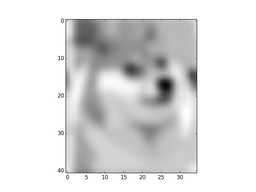
#> input picture punto_1/SoportePunto1/ImagenesSoporte/asa.png, 256 x 192 px, shrunk from 800 x 600 before the run
$ python gauss.py ImagenesSoporte/asa.png 1.0   (Python 2 division)
#> lines starting #> are read from the running program, lines starting #| are printed output that depends on the picture
import numpy as np
import matplotlib.pyplot as plt
import sys

from scipy import fftpack

#Info input by user en forma de lista
#[0] nombre del .py - [1] nombre imagen - [2] ancho de gausiana
inn = sys.argv
name = inn[1]
wd = float(inn[2])


# covertir imagen del input a un array
arr = plt.imread(name)
#> arr is the input picture: shape (192, 256, 4) float32; mean R, G, B, A 0.874, 0.874, 0.874, 1
print(np.shape(arr))
#| (192, 256, 4)

#Dimensiones imagen
#(y,x,capas)
(YY, XX, capas) = np.shape(arr)
#> YY = 192; XX = 256; capas = 4
print YY
#| 192
print XX
#| 256

#Funcion que define gausiana del suavizado
#Param:coordenada x, y y el ancho, centrada en (cx,cy)
#Return:punto de gausiana resultante
def gauss(x,y,anc,cx,cy):
    c = anc
    #normalizacion
    a = 1/float(c*c*2*np.pi)

    ux = (x-cx)*(x-cx)
    uy = (y-cy)*(y-cy)

    ff = ux/float(2*c*c)
    gg = uy/float(2*c*c)

    ee = np.exp(-(ff+gg))
    sol = a*ee
    return sol

#determinar centrado de gausiana en base a imagen
#Param: dimensiones Y,X de la imagen
#return: lista con centro de la imagen (cy,cx)
def cen(Y,X):
#> called with Y = 192, X = 256
    sol = list()
    cx = 0.0
    cy = 0.0
    if(Y%2 != 0):
        cy = int((Y/2.0) + 1)
    if(Y%2 == 0):
        cy = int((Y/2.0))
#> cy = 96
    if(X%2 != 0):
        cx = int((X/2.0) + 1)
    if(X%2 == 0):
        cx = int((X/2.0))
#> cx = 128
    sol.append(float(cy))
    sol.append(float(cx))
    return sol

print cen(YY,XX)
#| [96.0, 128.0]

#Calcular centro de imagen
cc = cen(YY,XX)
#> cc = [96, 128]

#Array donde se guardara gausiana
ga = np.zeros((YY,XX))
#print ga

#Generar gausiana en base a imagen
for h in range(YY):
    for j in range(XX):
        ga[h][j] = gauss(j,h,wd,cc[1],cc[0])
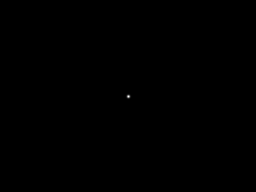
#> ga: shape (192, 256) float64; min 0, max 0.159, mean 2.03e-05; drawn with min black and max white

#Fourier para gauss
def fouG(Y,X):
    #Array donde se guardara info fourierizados
#> called with Y = 192, X = 256
    sol = np.zeros((Y,X,4), dtype = complex)
    # num of samples
    for n in range(Y):
        for o in range(X):
            #Contador de suma
            g = 0.0
            #Sumatorias
            for k in range(Y):
                for p in range(X):
                    #este se multiplicaria por sr
                    wy = (float(n*k)/float(Y))
                    wx = (float(o*p)/float(X))
                    ee = np.exp(-1j*2.0*np.pi*(wy+wx))
                    #aplicacion formula a suma de gauss
                    g+=gauss(p,k,wd,cc[1],cc[0])*ee

            sol[n][o][0] = g
            sol[n][o][1] = g
            sol[n][o][2] = g
            sol[n][o][3] = g

    return sol

#Aplicar trans Fourier a gausiana
#> (the run stopped early here; a loop or call above may not have finished)
